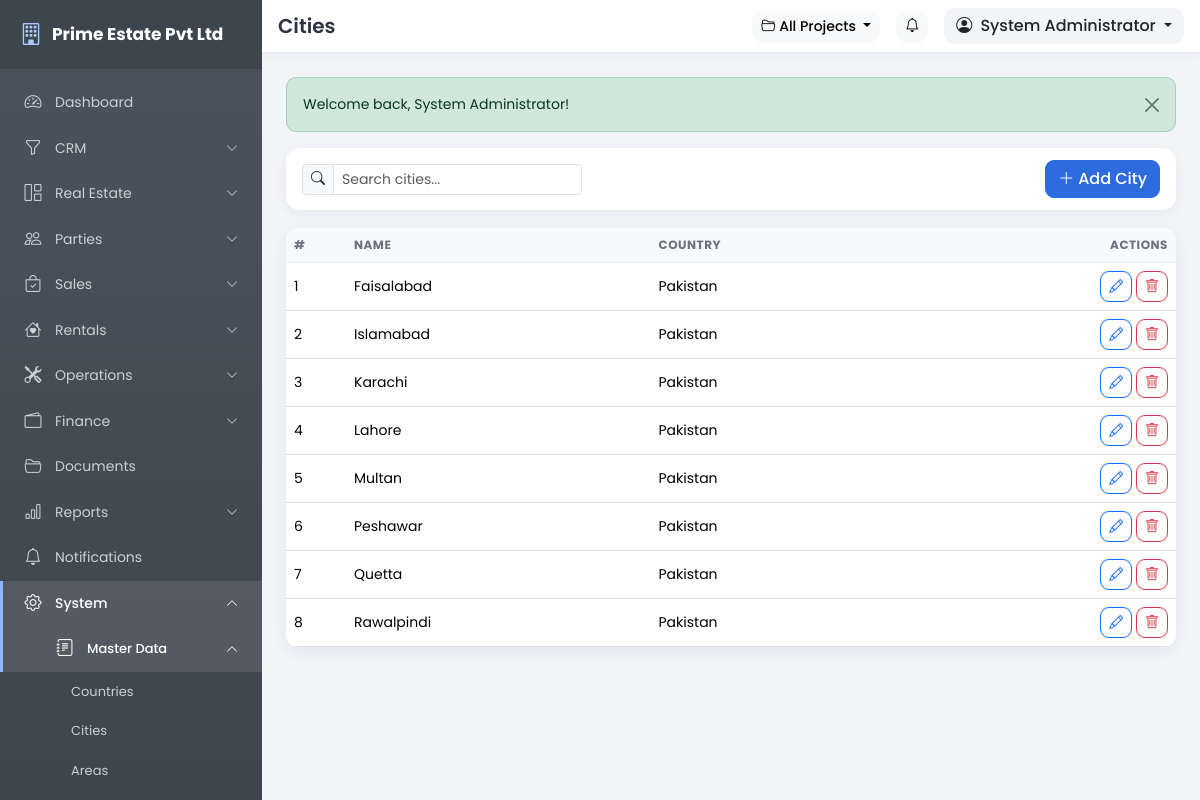
Page /pages/cities.php (signed in) on the committed database.
### tables this page shows
CREATE TABLE IF NOT EXISTS users (
  id INT UNSIGNED NOT NULL AUTO_INCREMENT,
  role_id INT UNSIGNED NOT NULL,
  branch_id INT UNSIGNED DEFAULT NULL,
  username VARCHAR(80) NOT NULL,
  password VARCHAR(255) NOT NULL,
  full_name VARCHAR(150) NOT NULL,
  email VARCHAR(120) DEFAULT NULL,
  phone VARCHAR(40) DEFAULT NULL,
  photo VARCHAR(255) DEFAULT NULL,
  status TINYINT(1) NOT NULL DEFAULT 1,
  last_login DATETIME DEFAULT NULL,
  remember_token VARCHAR(64) DEFAULT NULL,
  created_date DATE NOT NULL,
  created_time TIME NOT NULL,
  updated_date DATE NOT NULL,
  updated_time TIME NOT NULL,
  PRIMARY KEY (id),
  UNIQUE KEY uq_users_username (username),
  KEY idx_users_role (role_id),
  CONSTRAINT fk_users_role FOREIGN KEY (role_id) REFERENCES roles (id) ON DELETE CASCADE
);

CREATE TABLE IF NOT EXISTS cities (
  id INT UNSIGNED NOT NULL AUTO_INCREMENT,
  country_id INT UNSIGNED NOT NULL,
  name VARCHAR(120) NOT NULL,
  created_date DATE NOT NULL,
  created_time TIME NOT NULL,
  updated_date DATE NOT NULL,
  updated_time TIME NOT NULL,
  PRIMARY KEY (id),
  KEY idx_cities_country (country_id),
  CONSTRAINT fk_cities_country FOREIGN KEY (country_id) REFERENCES countries (id) ON DELETE CASCADE
);

CREATE TABLE IF NOT EXISTS countries (
  id INT UNSIGNED NOT NULL AUTO_INCREMENT,
  name VARCHAR(120) NOT NULL,
  code VARCHAR(5) DEFAULT NULL,
  created_date DATE NOT NULL,
  created_time TIME NOT NULL,
  updated_date DATE NOT NULL,
  updated_time TIME NOT NULL,
  PRIMARY KEY (id),
  UNIQUE KEY uq_countries_name (name)
);

### includes/config.php (called while the page is built, shortened)
<?php
function setting($key, $default = '') {
    static $cache = null;
    global $mysqli;
    if ($cache === null) {
        $cache = [];
        if (isset($mysqli)) {
            $rows = db_all("SELECT setting_key, setting_value FROM settings");
            foreach ($rows as $r) {
                $cache[$r['setting_key']] = $r['setting_value'];
            }
        }
    }
    return isset($cache[$key]) && $cache[$key] !== '' ? $cache[$key] : $default;
}

### includes/auth.php (called while the page is built, shortened)
<?php
require_once __DIR__ . '/functions.php';
if (is_logged_in()) {
    $timeout = (int)setting('session_timeout', 60) * 60;
    $user = db_get("SELECT u.*, r.name AS role_name, r.is_super_admin
                    FROM users u
                    JOIN roles r ON r.id = u.role_id
                    WHERE u.id = ?", [$_SESSION['user_id']]);
    if ($user) {
        $user['perms'] = [];
        $rows = db_all("SELECT p.slug FROM role_permissions rp
                        JOIN permissions p ON p.id = rp.permission_id
                        WHERE rp.role_id = ?", [$user['role_id']]);
        foreach ($rows as $r) {
            $user['perms'][] = $r['slug'];
        }
    }
}

### pages/cities.php (the view, shortened to what this page needs)
<?php
require_once '../includes/auth.php';
$title = 'Cities';
$canEdit = has_permission('settings.manage');
$records = db_all("SELECT ci.*, c.name AS country_name FROM cities ci JOIN countries c ON c.id = ci.country_id ORDER BY ci.name");
include '../includes/header.php';
?>
<div class="toolbar d-flex flex-wrap align-items-center gap-2">
    <div class="input-group input-group-sm" style="max-width:280px">
        <span class="input-group-text"><i class="bi bi-search"></i></span>
        <input type="text" class="form-control table-search" data-table="#dataTable" placeholder="Search cities...">
    </div>
    <?php if ($canEdit): ?>
    <button class="btn btn-primary ms-auto" data-bs-toggle="modal" data-bs-target="#recordModal" data-add="Add City"><i class="bi bi-plus-lg me-1"></i>Add City</button>
    <?php endif; ?>
</div>
<div class="card">
    <div class="card-body p-0">
        <div class="table-responsive">
            <table class="table table-hover mb-0" id="dataTable">
                <thead><tr><th style="width:60px">#</th><th>Name</th><th>Country</th><th class="text-end">Actions</th></tr></thead>
                <tbody>
                <?php foreach ($records as $i => $r): ?>
                    <tr>
                        <td><?= $i + 1 ?></td>
                        <td><?= e($r['name']) ?></td>
                        <td><?= e($r['country_name']) ?></td>
                        <td class="text-end">
                            <?php if ($canEdit): ?>
                            <button class="btn btn-sm btn-outline-primary" data-bs-toggle="modal" data-bs-target="#recordModal" data-edit='<?= h(json_encode(['id' => $r['id'], 'name' => $r['name'], 'country_id' => $r['country_id']])) ?>'><i class="bi bi-pencil"></i></button>
                            <form method="post" class="d-inline" data-confirm="Delete this city? This cannot be undone.">
                                <button class="btn btn-sm btn-outline-danger"><i class="bi bi-trash"></i></button>
                            </form>
                            <?php endif; ?>
                        </td>
                    </tr>
                <?php endforeach; ?>
                </tbody>
            </table>
        </div>
    </div>
</div>
<?php include '../includes/footer.php'; ?>

### includes/header.php (shortened to what this page needs)
<?php
$company = setting('company_name', APP_NAME);
$activeProject = active_project();
$activeProjectName = $activeProject ? $activeProject['name'] : 'All Projects';
?>
<!DOCTYPE html>
<html lang="en">
<head>
<link href="https://cdn.jsdelivr.net/npm/bootstrap@5.3.3/dist/css/bootstrap.min.css" rel="stylesheet">
<link href="https://cdn.jsdelivr.net/npm/bootstrap-icons@1.11.3/font/bootstrap-icons.min.css" rel="stylesheet">
<link href="<?= BASE_URL ?>/assets/css/style.css" rel="stylesheet">
</head>
<body>
<aside class="sidebar" id="appSidebar">
    <div class="sidebar-brand">
        <a class="brand-link" href="<?= BASE_URL ?>/index.php">
            <i class="bi bi-building"></i>
            <span><?= e($company) ?></span>
        </a>
    </div>
    <?php include __DIR__ . '/sidebar.php'; ?>
</aside>
<div class="main-area">
    <header class="topbar">
        <div class="d-flex align-items-center gap-3 px-3 py-2">
            <h5 class="mb-0 fw-semibold d-none d-sm-block"><?= e($title) ?></h5>
            <div class="ms-auto d-flex align-items-center gap-3">
                <div class="dropdown">
                    <button class="btn btn-light btn-sm dropdown-toggle" type="button" data-bs-toggle="dropdown" aria-expanded="false" title="Active Project">
                        <i class="bi bi-folder2-open me-1"></i><?= e($activeProjectName) ?>
                    </button>
                </div>
                <a href="<?= BASE_URL ?>/pages/notifications.php" class="btn btn-light btn-sm position-relative" title="Notifications">
                    <i class="bi bi-bell"></i>
                </a>
                <div class="dropdown user-drop">
                    <button class="btn dropdown-toggle" type="button" data-bs-toggle="dropdown" aria-expanded="false">
                        <i class="bi bi-person-circle me-1"></i>
                        <?= e($user['full_name'] ?? 'User') ?>
                    </button>
                </div>
            </div>
        </div>
    </header>
    <div class="page-content">
        <?= get_flash() ?>

### assets/css/style.css (style rules this page uses)
:root { --sidebar-bg: #4b545e; --sidebar-bg2: #3d454e; --sidebar-text: #c9d0d8; --sidebar-width: 262px; --primary: #2d6cdf; }
* { box-sizing: border-box; }
body { font-family: 'Poppins', 'Segoe UI', sans-serif; background: #f2f4f8; font-size: 14px; color: #2d3340; }
a { text-decoration: none; }
.sidebar { position: fixed; top: 0; left: 0; bottom: 0; width: var(--sidebar-width); background: linear-gradient(180deg, var(--sidebar-bg), var(--sidebar-bg2)); color: var(--sidebar-text); z-index: 1040; overflow-y: auto; overflow-x: hidden; transition: transform .28s ease; scrollbar-width: thin; }
.sidebar-brand { padding: 18px 20px; border-bottom: 1px solid rgba(255, 255, 255, .08); position: sticky; top: 0; background: rgba(61, 69, 78, .96); z-index: 5; }
.brand-link { color: #fff; font-weight: 700; font-size: 17px; display: flex; align-items: center; gap: 10px; }
.brand-link i { font-size: 22px; color: #a9c9ff; }
.main-area { margin-left: var(--sidebar-width); min-height: 100vh; display: flex; flex-direction: column; }
.topbar { background: #fff; position: sticky; top: 0; z-index: 1030; border-bottom: 1px solid #e6e9ef; box-shadow: 0 2px 10px rgba(20, 40, 80, .05); }
.topbar h5 { color: #2d3340; }
.user-drop .dropdown-toggle { background: #f2f4f8; border: 0; border-radius: 10px; font-weight: 500; }
.page-content { padding: 24px; flex: 1; }
.card { border: 0; border-radius: 14px; box-shadow: 0 4px 16px rgba(20, 40, 80, .07); }
.card-body { padding: 20px; }
.table thead th { background: #f7f9fc; font-size: 12px; text-transform: uppercase; letter-spacing: .5px; color: #6b7280; border-bottom: 1px solid #e8ecf3; white-space: nowrap; }
.table tbody td { vertical-align: middle; }
.btn { border-radius: 9px; font-weight: 500; }
.btn-primary { background: var(--primary); border-color: var(--primary); }
.form-control, .form-select { border-radius: 9px; border-color: #dde3ec; font-size: 14px; }
.toolbar { background: #fff; border-radius: 14px; padding: 12px 16px; box-shadow: 0 4px 14px rgba(20,40,80,.05); margin-bottom: 18px; }
.table-responsive { border-radius: 12px; }

### rows in the picture
users: full_name "System Administrator"
cities: name "Faisalabad", country.name "Pakistan"
cities: name "Islamabad", country.name "Pakistan"
cities: name "Karachi", country.name "Pakistan"
cities: name "Lahore", country.name "Pakistan"
cities: name "Multan", country.name "Pakistan"
cities: name "Peshawar", country.name "Pakistan"
cities: name "Quetta", country.name "Pakistan"
cities: name "Rawalpindi", country.name "Pakistan"

### other values in the picture
$company "Prime Estate Pvt Ltd"
$title "Cities"
$activeProjectName "All Projects"
$f['msg'] "Welcome back, System Administrator!"
